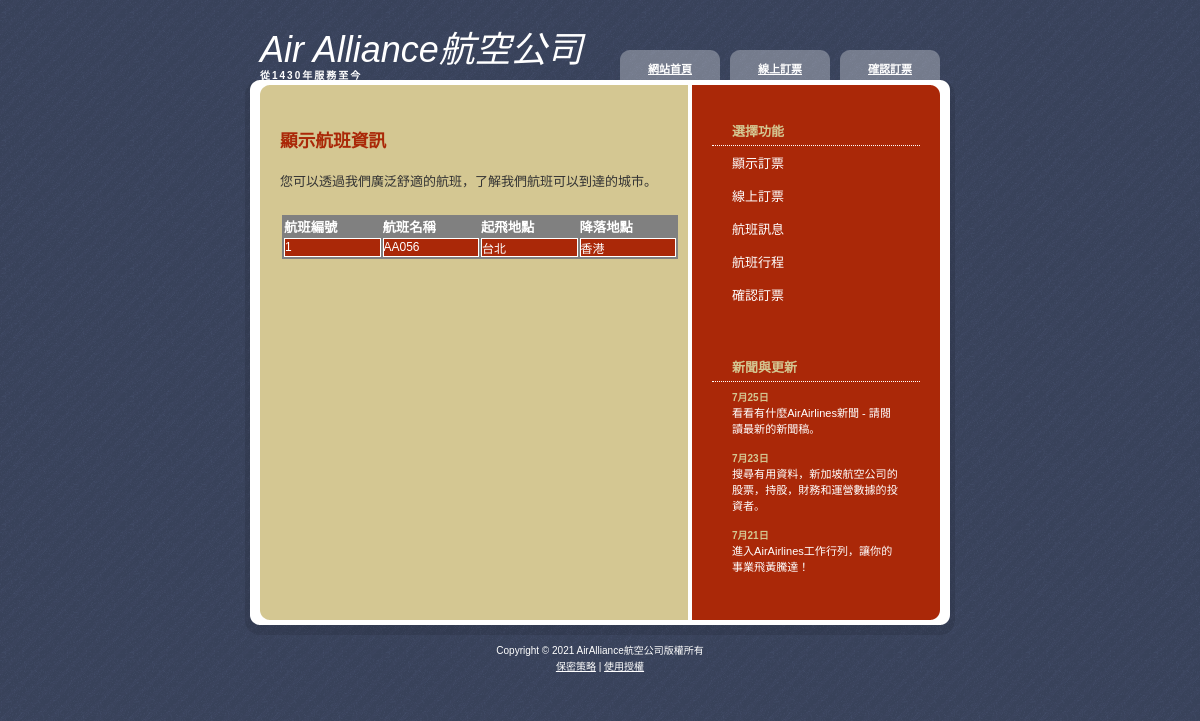
Page /flightinfo.php?FID=1 on the committed database.
### tables this page shows
CREATE TABLE `flights` (
  `FID` int(11) NOT NULL,
  `FName` varchar(10) NOT NULL,
  `SourceSID` int(11) NOT NULL,
  `DestSID` int(11) NOT NULL
);

CREATE TABLE `sectors` (
  `SID` int(11) NOT NULL,
  `Sector` varchar(10) NOT NULL
);

### itinerarymanager.php (called while the page is built, shortened)
<?php
include("classes/flight.php");
function initDB(){
    if ( ! isset($_SESSION['databaseURL']) ){
       $query = "SELECT * FROM Sectors";
    }
    $databaseURL = $_SESSION['databaseURL'];
    $databaseUName = $_SESSION['databaseUName'];
    $databasePWord = $_SESSION['databasePWord'];
    $databaseName = $_SESSION['databaseName'];
    $connection = mysqli_connect($databaseURL,$databaseUName,
                                $databasePWord,$databaseName)
                  or die ("錯誤: 連接伺服器或資料庫錯誤!");
    mysqli_query($connection,'SET CHARACTER SET utf8');
    mysqli_query($connection,"SET collation_connection = 'utf8_general_ci'");
    return $connection;
}
function getFlightInfo($FID){
    $connection = initDB();
    if( $FID == 0 ){
       $query = "SELECT * FROM Flights";
    }
    else{
       $query = "SELECT * FROM Flights WHERE FID='".$FID."'";
    }
    $result = mysqli_query($connection,$query);
    $flightID = 0;
    while($row = mysqli_fetch_array($result,MYSQLI_ASSOC)){
       $FID = $row['FID'];
       $FName = $row['FName'];
       $SourceSID = $row['SourceSID'];
       $DestSID = $row['DestSID'];
       $query2 = "SELECT * FROM Sectors WHERE SID='".$SourceSID."'";
       $result2 = mysqli_query($connection,$query2);
       $row2 = mysqli_fetch_array($result2,MYSQLI_ASSOC);
       $source = $row2['Sector'];
       $query3 = "SELECT * FROM Sectors WHERE SID='".$DestSID."'";
       $result3 = mysqli_query($connection,$query3);
       $row3 = mysqli_fetch_array($result3,MYSQLI_ASSOC);
       $dest= $row3['Sector'];
       $flight = new Flight();
       $flight->set_FID($FID);
       $flight->set_FName($FName);
       $flight->set_source($source);
       $flight->set_dest($dest);
       $flightData[$flightID] = $flight;
       $flightID = $flightID +1;
    }
    return $flightData;
}
?>

### classes/flight.php (called while the page is built)
<?php
class Flight{
    private $FID;
    private $fName;
    private $source;
    private $dest;
    function set_FID($FID){
            $this->FID = $FID;
        }
    function set_FName($fName){
            $this->fName = $fName;
        }
    function set_source($source){
            $this->source = $source;
        }
    function set_dest($dest){
            $this->dest = $dest;
        }
    function get_FID(){
            return $this->FID;
        }
    function get_FName(){
            return $this->fName;
        }
    function get_source(){
            return $this->source;
        }
    function get_dest(){
            return $this->dest;
        }
}
?>

### flightinfo.php (the view, shortened to what this page needs)
<!DOCTYPE html>
<html>
    <head>
        <link href="css/default.css" rel="stylesheet" type="text/css" />
    </head>
    <?php
        include("itinerarymanager.php");
        $FID = 0;
        if(isset($_REQUEST["FID"])){
            $FID = $_REQUEST["FID"];
        }
    ?>
    <body>
        <div id="wrapper">
        <?php include 'include/header.php'; ?>
            <div id="page">
                <div id="content">
                    <div id="welcome">
                        <h1>顯示航班資訊</h1>
                        <p>
                            您可以透過我們廣泛舒適的航班，了解我們航班可以到達的城市。
                        </p>
                        <table class="aatable">
                            <tr>
                                <th>航班編號</th>
                                <th>航班名稱</th>
                                <th>起飛地點</th>
                                <th>降落地點</th>
                            </tr>
                            <?php
                            $flightData = getFlightInfo($FID);
                            for($index=0;$index < count($flightData);$index++){
                                $flight = $flightData[$index];
                                echo "<tr>";
                                echo "<td>".$flight->get_FID()."</td>";
                                echo "<td>".$flight->get_FName()."</td>";
                                echo "<td>".$flight->get_source()."</td>";
                                echo "<td>".$flight->get_dest()."</td>";
                                echo "</tr>";
                            }
                            ?>
                        </table>
                    </div>
                </div>
                <div id="sidebar">
                    <ul>
                        <?php include 'include/nav.php'; ?>
                            <?php include 'include/updates.php'; ?>
                    </ul>
                </div>
                <div style="clear: both; height: 1px"></div>
            </div>
                <?php include 'include/footer.php'; ?>
        </div>
    </body>
</html>

### css/default.css (style rules this page uses)
* { margin: 0; padding: 0; }
body { background: #D4C792 url(images/img01.gif); font-family: Arial, Helvetica, sans-serif; font-size: 13px; color: #333333; }
h1, h2, h3 { color: #AA2808; }
p, blockquote, ul, ol { margin-bottom: 20px; line-height: 1.6em; }
#page { width: 710px; margin: 0 auto; background: #D4C792 url(images/img04.gif) repeat-y; }
#content { float: left; width: 388px; padding: 30px 0 0 35px; }
#content h1, #content h2, #content h3 { margin-bottom: 20px; }
#content h1 { font-size: 136%; }
#sidebar { float: right; width: 208px; padding: 0 35px 0 0; }
#sidebar ul { margin: 0; padding: 0; list-style: none; line-height: normal; }
TABLE.aatable { font-family:arial; font-size:10pt; background-color:#808080; width:400px; border-style:solid; border-color:#D4C792; border-width:2px; }
TH { font-size:10pt; color:white; text-align:left; }
TD { font-size:9pt; background-color:#AA2808; color:white; border-style:solid; border-width:1px; text-align:left; }

### rows in the picture
flights: FID "1", FName "AA056"
sectors: Sector "台北"
sectors: Sector "香港"
